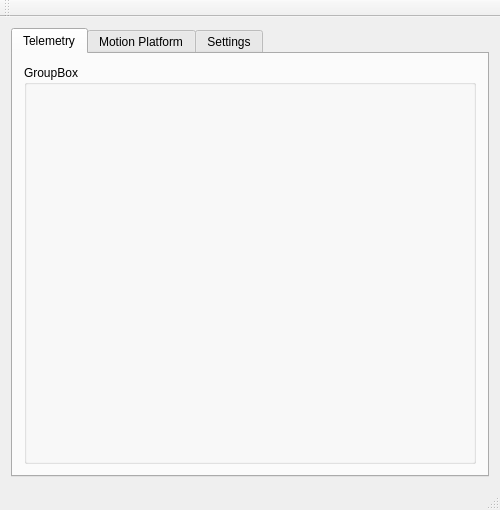
<?xml version="1.0" encoding="UTF-8"?>
<ui version="4.0">
 <class>Form</class>
 <widget class="QMainWindow" name="Form">
  <property name="geometry">
   <rect>
    <x>0</x>
    <y>0</y>
    <width>500</width>
    <height>510</height>
   </rect>
  </property>
  <property name="windowTitle">
   <string>Form</string>
  </property>
  <widget class="QWidget" name="centralWidget">
   <layout class="QGridLayout" name="gridLayout_4">
    <item row="0" column="0">
     <widget class="QTabWidget" name="tabWidget">
      <property name="currentIndex">
       <number>0</number>
      </property>
      <widget class="QWidget" name="tab">
       <attribute name="title">
        <string>Telemetry</string>
       </attribute>
       <layout class="QGridLayout" name="gridLayout_5">
        <item row="0" column="0">
         <widget class="QGroupBox" name="groupBox_2">
          <property name="title">
           <string>GroupBox</string>
          </property>
          <layout class="QGridLayout" name="gridLayout_2">
           <item row="0" column="0">
            <widget class="QCircularBar" name="speedMeter" native="true">
             <property name="value" stdset="0">
              <double>10.000000000000000</double>
             </property>
             <property name="minValue" stdset="0">
              <double>0.000000000000000</double>
             </property>
             <property name="maxValue" stdset="0">
              <double>100.000000000000000</double>
             </property>
             <property name="threshold" stdset="0">
              <double>10.000000000000000</double>
             </property>
             <property name="label" stdset="0">
              <string>Km/h</string>
             </property>
             <property name="startAngle" stdset="0">
              <number>210</number>
             </property>
             <property name="endAngle" stdset="0">
              <number>-30</number>
             </property>
             <property name="foreground" stdset="0">
              <color>
               <red>242</red>
               <green>156</green>
               <blue>6</blue>
              </color>
             </property>
             <property name="enableThreshold" stdset="0">
              <bool>true</bool>
             </property>
             <property name="enableNumericIndicator" stdset="0">
              <bool>true</bool>
             </property>
             <property name="circularBarEnabled" stdset="0">
              <bool>true</bool>
             </property>
             <property name="coverGlassEnabled" stdset="0">
              <bool>true</bool>
             </property>
             <property name="digitCount" stdset="0">
              <number>5</number>
             </property>
             <property name="barSize" stdset="0">
              <number>5</number>
             </property>
             <property name="units" stdset="0">
              <string>Km/h</string>
             </property>
            </widget>
           </item>
          </layout>
         </widget>
        </item>
       </layout>
      </widget>
      <widget class="QWidget" name="tab_2">
       <attribute name="title">
        <string>Motion Platform</string>
       </attribute>
       <layout class="QGridLayout" name="gridLayout">
        <item row="0" column="0">
         <widget class="QPushButton" name="controlBtn">
          <property name="text">
           <string>Imu mode</string>
          </property>
         </widget>
        </item>
        <item row="0" column="1">
         <widget class="QPushButton" name="motionConnectBtn">
          <property name="text">
           <string>Connect</string>
          </property>
         </widget>
        </item>
        <item row="0" column="2">
         <widget class="QPushButton" name="runButton">
          <property name="text">
           <string>Run</string>
          </property>
         </widget>
        </item>
        <item row="1" column="0" colspan="3">
         <widget class="QGroupBox" name="motionGroup">
          <property name="enabled">
           <bool>true</bool>
          </property>
          <property name="title">
           <string>Motion Platform</string>
          </property>
          <layout class="QHBoxLayout" name="horizontalLayout_6">
           <item>
            <layout class="QVBoxLayout" name="verticalLayout">
             <item alignment="Qt::AlignHCenter">
              <widget class="QSlider" name="angleSlider">
               <property name="layoutDirection">
                <enum>Qt::LeftToRight</enum>
               </property>
               <property name="maximum">
                <number>492</number>
               </property>
               <property name="orientation">
                <enum>Qt::Vertical</enum>
               </property>
              </widget>
             </item>
             <item>
              <widget class="QLineEdit" name="angleEdit"/>
             </item>
            </layout>
           </item>
           <item>
            <layout class="QVBoxLayout" name="verticalLayout_3">
             <item alignment="Qt::AlignHCenter">
              <widget class="QSlider" name="leftSlider">
               <property name="maximum">
                <number>588</number>
               </property>
               <property name="orientation">
                <enum>Qt::Vertical</enum>
               </property>
              </widget>
             </item>
             <item>
              <widget class="QLineEdit" name="leftEdit"/>
             </item>
            </layout>
           </item>
           <item>
            <layout class="QVBoxLayout" name="verticalLayout_4">
             <item alignment="Qt::AlignHCenter">
              <widget class="QSlider" name="backSlider">
               <property name="maximum">
                <number>588</number>
               </property>
               <property name="orientation">
                <enum>Qt::Vertical</enum>
               </property>
              </widget>
             </item>
             <item>
              <widget class="QLineEdit" name="backEdit"/>
             </item>
            </layout>
           </item>
           <item>
            <layout class="QVBoxLayout" name="verticalLayout_5">
             <item alignment="Qt::AlignHCenter">
              <widget class="QSlider" name="rightSlider">
               <property name="maximum">
                <number>588</number>
               </property>
               <property name="orientation">
                <enum>Qt::Vertical</enum>
               </property>
              </widget>
             </item>
             <item>
              <widget class="QLineEdit" name="rightEdit"/>
             </item>
            </layout>
           </item>
          </layout>
         </widget>
        </item>
       </layout>
      </widget>
      <widget class="QWidget" name="tab_3">
       <attribute name="title">
        <string>Settings</string>
       </attribute>
       <layout class="QGridLayout" name="gridLayout_7">
        <item row="0" column="0">
         <widget class="QGroupBox" name="groupBox_4">
          <property name="title">
           <string>Game settings</string>
          </property>
          <layout class="QGridLayout" name="gridLayout_3">
           <item row="0" column="0">
            <layout class="QHBoxLayout" name="horizontalLayout_7">
             <item>
              <layout class="QHBoxLayout" name="horizontalLayout_4">
               <item>
                <widget class="QLabel" name="label_2">
                 <property name="font">
                  <font>
                   <pointsize>12</pointsize>
                  </font>
                 </property>
                 <property name="text">
                  <string>Motion mode</string>
                 </property>
                </widget>
               </item>
               <item>
                <widget class="QSlider" name="motionSlider">
                 <property name="minimum">
                  <number>5</number>
                 </property>
                 <property name="maximum">
                  <number>90</number>
                 </property>
                 <property name="singleStep">
                  <number>5</number>
                 </property>
                 <property name="pageStep">
                  <number>5</number>
                 </property>
                 <property name="value">
                  <number>90</number>
                 </property>
                 <property name="orientation">
                  <enum>Qt::Horizontal</enum>
                 </property>
                </widget>
               </item>
               <item>
                <widget class="QSpinBox" name="spinMotBox">
                 <property name="enabled">
                  <bool>false</bool>
                 </property>
                 <property name="minimum">
                  <number>5</number>
                 </property>
                 <property name="maximum">
                  <number>90</number>
                 </property>
                 <property name="singleStep">
                  <number>5</number>
                 </property>
                 <property name="value">
                  <number>90</number>
                 </property>
                </widget>
               </item>
              </layout>
             </item>
            </layout>
           </item>
          </layout>
         </widget>
        </item>
        <item row="1" column="0">
         <widget class="QGroupBox" name="groupBox_5">
          <property name="title">
           <string>Connection Status</string>
          </property>
          <layout class="QGridLayout" name="gridLayout_6">
           <item row="0" column="0">
            <layout class="QHBoxLayout" name="horizontalLayout">
             <item>
              <widget class="QLabel" name="label_3">
               <property name="font">
                <font>
                 <pointsize>12</pointsize>
                </font>
               </property>
               <property name="text">
                <string>Connection with car</string>
               </property>
              </widget>
             </item>
             <item>
              <widget class="QLabel" name="carConnLabel">
               <property name="font">
                <font>
                 <pointsize>12</pointsize>
                </font>
               </property>
               <property name="text">
                <string>Unknown</string>
               </property>
              </widget>
             </item>
            </layout>
           </item>
           <item row="1" column="0">
            <layout class="QHBoxLayout" name="horizontalLayout_2">
             <item>
              <widget class="QLabel" name="label_4">
               <property name="font">
                <font>
                 <pointsize>12</pointsize>
                </font>
               </property>
               <property name="text">
                <string>Connection with platform</string>
               </property>
              </widget>
             </item>
             <item>
              <widget class="QLabel" name="motConnLabel">
               <property name="font">
                <font>
                 <pointsize>12</pointsize>
                </font>
               </property>
               <property name="text">
                <string>Unknown</string>
               </property>
              </widget>
             </item>
            </layout>
           </item>
          </layout>
         </widget>
        </item>
       </layout>
      </widget>
     </widget>
    </item>
   </layout>
  </widget>
  <widget class="QMenuBar" name="menuBar">
   <property name="geometry">
    <rect>
     <x>0</x>
     <y>0</y>
     <width>500</width>
     <height>19</height>
    </rect>
   </property>
  </widget>
  <widget class="QToolBar" name="mainToolBar">
   <attribute name="toolBarArea">
    <enum>TopToolBarArea</enum>
   </attribute>
   <attribute name="toolBarBreak">
    <bool>false</bool>
   </attribute>
  </widget>
  <widget class="QStatusBar" name="statusBar"/>
 </widget>
 <layoutdefault spacing="6" margin="11"/>
 <customwidgets>
  <customwidget>
   <class>QCircularBar</class>
   <extends>QWidget</extends>
   <header location="global">qcircularbar.h</header>
  </customwidget>
 </customwidgets>
 <resources/>
 <connections/>
</ui>
